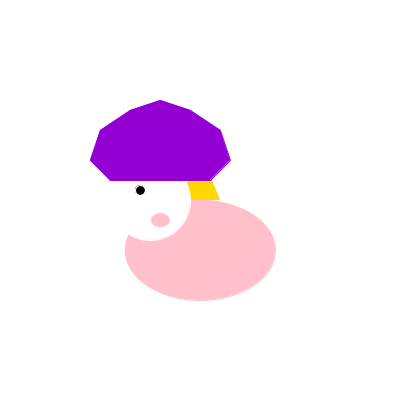
Frame 1 (no input)
Frame 60 (the mouse pressed at the canvas centre just before this capture): identical to frame 1, image omitted
Frame 120 (the mouse held since frame 60 and released just before this capture): identical to frame 1, image omitted

The Processing sketch that drew this single still picture (run headless with seeded random() and noise(); from frame 60 on, the mouse is pressed at the canvas centre):

// Processing sketch: sketch_UnicornBaby
// ── sketch_UnicornBaby.pde
void setup() {
  size(400, 400);
}

void draw() {
  background(255);
  
  // Unicorn body
  fill(255, 192, 203);
  stroke(255, 192, 203);
  ellipse(200, 250, 150, 100);
  
  // Unicorn horn
  fill(255, 215, 0);
  noStroke();
  triangle(200, 150, 220, 200, 180, 200);
  
  // Unicorn head
  fill(255, 255, 255);
  stroke(255, 255, 255);
  ellipse(150, 200, 80, 80);
  
  // Unicorn eye
  fill(0);
  ellipse(140, 190, 10, 10);
  
  // Unicorn nose
  fill(255, 192, 203);
  ellipse(160, 220, 20, 15);
  
  // Unicorn mane
  fill(148, 0, 211);
  stroke(148, 0, 211);
  beginShape();
  vertex(110, 180);
  vertex(90, 160);
  vertex(100, 130);
  vertex(130, 110);
  vertex(160, 100);
  vertex(190, 110);
  vertex(220, 130);
  vertex(230, 160);
  vertex(210, 180);
  endShape(CLOSE);
}
